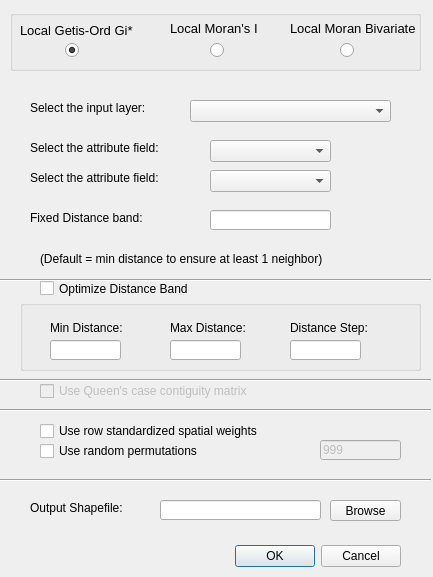
<?xml version="1.0" encoding="UTF-8"?>
<ui version="4.0">
 <class>HotspotAnalysisDialogBase</class>
 <widget class="QDialog" name="HotspotAnalysisDialogBase">
  <property name="geometry">
   <rect>
    <x>0</x>
    <y>0</y>
    <width>433</width>
    <height>577</height>
   </rect>
  </property>
  <property name="windowTitle">
   <string>Hotspot Analysis</string>
  </property>
  <widget class="QDialogButtonBox" name="button_box">
   <property name="geometry">
    <rect>
     <x>60</x>
     <y>540</y>
     <width>341</width>
     <height>32</height>
    </rect>
   </property>
   <property name="font">
    <font>
     <family>Arial</family>
     <pointsize>9</pointsize>
    </font>
   </property>
   <property name="orientation">
    <enum>Qt::Horizontal</enum>
   </property>
   <property name="standardButtons">
    <set>QDialogButtonBox::Cancel|QDialogButtonBox::Ok</set>
   </property>
  </widget>
  <widget class="QLineEdit" name="lineEditThreshold">
   <property name="enabled">
    <bool>true</bool>
   </property>
   <property name="geometry">
    <rect>
     <x>210</x>
     <y>210</y>
     <width>121</width>
     <height>20</height>
    </rect>
   </property>
   <property name="font">
    <font>
     <family>Arial</family>
     <pointsize>9</pointsize>
    </font>
   </property>
  </widget>
  <widget class="QComboBox" name="comboBox">
   <property name="geometry">
    <rect>
     <x>190</x>
     <y>100</y>
     <width>201</width>
     <height>22</height>
    </rect>
   </property>
   <property name="font">
    <font>
     <family>Arial</family>
     <pointsize>9</pointsize>
    </font>
   </property>
  </widget>
  <widget class="QLabel" name="label">
   <property name="geometry">
    <rect>
     <x>30</x>
     <y>140</y>
     <width>181</width>
     <height>16</height>
    </rect>
   </property>
   <property name="font">
    <font>
     <family>Arial</family>
     <pointsize>9</pointsize>
    </font>
   </property>
   <property name="text">
    <string>Select the attribute field:</string>
   </property>
  </widget>
  <widget class="QLabel" name="label_3">
   <property name="geometry">
    <rect>
     <x>30</x>
     <y>500</y>
     <width>131</width>
     <height>16</height>
    </rect>
   </property>
   <property name="font">
    <font>
     <family>Arial</family>
     <pointsize>9</pointsize>
    </font>
   </property>
   <property name="text">
    <string>Output Shapefile:</string>
   </property>
  </widget>
  <widget class="QLabel" name="label_threshold">
   <property name="geometry">
    <rect>
     <x>30</x>
     <y>210</y>
     <width>161</width>
     <height>16</height>
    </rect>
   </property>
   <property name="font">
    <font>
     <family>Arial</family>
     <pointsize>9</pointsize>
    </font>
   </property>
   <property name="text">
    <string>Fixed Distance band:</string>
   </property>
  </widget>
  <widget class="QPushButton" name="pushButton">
   <property name="geometry">
    <rect>
     <x>330</x>
     <y>500</y>
     <width>71</width>
     <height>21</height>
    </rect>
   </property>
   <property name="font">
    <font>
     <family>Arial</family>
     <pointsize>9</pointsize>
    </font>
   </property>
   <property name="text">
    <string>Browse</string>
   </property>
  </widget>
  <widget class="QComboBox" name="comboBox_C">
   <property name="geometry">
    <rect>
     <x>210</x>
     <y>140</y>
     <width>121</width>
     <height>22</height>
    </rect>
   </property>
   <property name="font">
    <font>
     <family>Arial</family>
     <pointsize>9</pointsize>
    </font>
   </property>
  </widget>
  <widget class="QCheckBox" name="checkBox_optimizeDistance">
   <property name="enabled">
    <bool>true</bool>
   </property>
   <property name="geometry">
    <rect>
     <x>40</x>
     <y>280</y>
     <width>211</width>
     <height>17</height>
    </rect>
   </property>
   <property name="font">
    <font>
     <family>Arial</family>
     <pointsize>9</pointsize>
    </font>
   </property>
   <property name="layoutDirection">
    <enum>Qt::LeftToRight</enum>
   </property>
   <property name="text">
    <string>Optimize Distance Band</string>
   </property>
  </widget>
  <widget class="QLabel" name="layer_label">
   <property name="geometry">
    <rect>
     <x>30</x>
     <y>100</y>
     <width>161</width>
     <height>16</height>
    </rect>
   </property>
   <property name="font">
    <font>
     <family>Arial</family>
     <pointsize>9</pointsize>
    </font>
   </property>
   <property name="text">
    <string>Select the input layer:</string>
   </property>
  </widget>
  <widget class="QGroupBox" name="groupBox">
   <property name="geometry">
    <rect>
     <x>20</x>
     <y>300</y>
     <width>401</width>
     <height>71</height>
    </rect>
   </property>
   <property name="font">
    <font>
     <family>Arial</family>
     <pointsize>9</pointsize>
    </font>
   </property>
   <property name="title">
    <string/>
   </property>
   <widget class="QLabel" name="label_7">
    <property name="geometry">
     <rect>
      <x>30</x>
      <y>20</y>
      <width>91</width>
      <height>16</height>
     </rect>
    </property>
    <property name="font">
     <font>
      <family>Arial</family>
      <pointsize>9</pointsize>
     </font>
    </property>
    <property name="text">
     <string>Min Distance:</string>
    </property>
   </widget>
   <widget class="QLineEdit" name="lineEdit_dist">
    <property name="geometry">
     <rect>
      <x>270</x>
      <y>40</y>
      <width>71</width>
      <height>20</height>
     </rect>
    </property>
    <property name="font">
     <font>
      <family>Arial</family>
      <pointsize>9</pointsize>
     </font>
    </property>
   </widget>
   <widget class="QLabel" name="label_9">
    <property name="geometry">
     <rect>
      <x>150</x>
      <y>20</y>
      <width>101</width>
      <height>16</height>
     </rect>
    </property>
    <property name="font">
     <font>
      <family>Arial</family>
      <pointsize>9</pointsize>
     </font>
    </property>
    <property name="text">
     <string>Max Distance:</string>
    </property>
   </widget>
   <widget class="QLabel" name="label_8">
    <property name="geometry">
     <rect>
      <x>270</x>
      <y>20</y>
      <width>101</width>
      <height>16</height>
     </rect>
    </property>
    <property name="font">
     <font>
      <family>Arial</family>
      <pointsize>9</pointsize>
     </font>
    </property>
    <property name="text">
     <string>Distance Step:</string>
    </property>
   </widget>
   <widget class="QLineEdit" name="lineEdit_minT">
    <property name="geometry">
     <rect>
      <x>30</x>
      <y>40</y>
      <width>71</width>
      <height>20</height>
     </rect>
    </property>
    <property name="font">
     <font>
      <family>Arial</family>
      <pointsize>9</pointsize>
     </font>
    </property>
   </widget>
   <widget class="QLineEdit" name="lineEdit_maxT">
    <property name="geometry">
     <rect>
      <x>150</x>
      <y>40</y>
      <width>71</width>
      <height>20</height>
     </rect>
    </property>
    <property name="font">
     <font>
      <family>Arial</family>
      <pointsize>9</pointsize>
     </font>
    </property>
   </widget>
  </widget>
  <widget class="QLineEdit" name="lineEdit">
   <property name="geometry">
    <rect>
     <x>160</x>
     <y>500</y>
     <width>161</width>
     <height>20</height>
    </rect>
   </property>
   <property name="font">
    <font>
     <family>Arial</family>
     <pointsize>9</pointsize>
    </font>
   </property>
  </widget>
  <widget class="QLabel" name="label_2">
   <property name="geometry">
    <rect>
     <x>40</x>
     <y>250</y>
     <width>361</width>
     <height>17</height>
    </rect>
   </property>
   <property name="font">
    <font>
     <family>Arial</family>
     <pointsize>9</pointsize>
     <weight>50</weight>
     <italic>false</italic>
     <bold>false</bold>
    </font>
   </property>
   <property name="text">
    <string>(Default = min distance to ensure at least 1 neighbor)</string>
   </property>
  </widget>
  <widget class="Line" name="line">
   <property name="geometry">
    <rect>
     <x>0</x>
     <y>270</y>
     <width>431</width>
     <height>20</height>
    </rect>
   </property>
   <property name="font">
    <font>
     <family>Arial</family>
     <pointsize>9</pointsize>
    </font>
   </property>
   <property name="orientation">
    <enum>Qt::Horizontal</enum>
   </property>
  </widget>
  <widget class="Line" name="line_2">
   <property name="geometry">
    <rect>
     <x>0</x>
     <y>370</y>
     <width>431</width>
     <height>20</height>
    </rect>
   </property>
   <property name="font">
    <font>
     <family>Arial</family>
     <pointsize>9</pointsize>
    </font>
   </property>
   <property name="orientation">
    <enum>Qt::Horizontal</enum>
   </property>
  </widget>
  <widget class="Line" name="line_3">
   <property name="geometry">
    <rect>
     <x>0</x>
     <y>470</y>
     <width>431</width>
     <height>20</height>
    </rect>
   </property>
   <property name="font">
    <font>
     <family>Arial</family>
     <pointsize>9</pointsize>
    </font>
   </property>
   <property name="orientation">
    <enum>Qt::Horizontal</enum>
   </property>
  </widget>
  <widget class="QCheckBox" name="checkBox_rowStandard">
   <property name="geometry">
    <rect>
     <x>40</x>
     <y>420</y>
     <width>301</width>
     <height>22</height>
    </rect>
   </property>
   <property name="font">
    <font>
     <family>Arial</family>
     <pointsize>9</pointsize>
    </font>
   </property>
   <property name="text">
    <string>Use row standardized spatial weights</string>
   </property>
  </widget>
  <widget class="QCheckBox" name="checkBox_randomPerm">
   <property name="geometry">
    <rect>
     <x>40</x>
     <y>440</y>
     <width>271</width>
     <height>22</height>
    </rect>
   </property>
   <property name="font">
    <font>
     <family>Arial</family>
     <pointsize>9</pointsize>
    </font>
   </property>
   <property name="text">
    <string>Use random permutations</string>
   </property>
  </widget>
  <widget class="QCheckBox" name="checkBox_queen">
   <property name="enabled">
    <bool>false</bool>
   </property>
   <property name="geometry">
    <rect>
     <x>40</x>
     <y>380</y>
     <width>301</width>
     <height>22</height>
    </rect>
   </property>
   <property name="font">
    <font>
     <family>Arial</family>
     <pointsize>9</pointsize>
    </font>
   </property>
   <property name="text">
    <string>Use Queen's case contiguity matrix</string>
   </property>
  </widget>
  <widget class="Line" name="line_4">
   <property name="geometry">
    <rect>
     <x>0</x>
     <y>400</y>
     <width>431</width>
     <height>20</height>
    </rect>
   </property>
   <property name="font">
    <font>
     <family>Arial</family>
     <pointsize>9</pointsize>
    </font>
   </property>
   <property name="orientation">
    <enum>Qt::Horizontal</enum>
   </property>
  </widget>
  <widget class="QLineEdit" name="lineEdit_random">
   <property name="enabled">
    <bool>false</bool>
   </property>
   <property name="geometry">
    <rect>
     <x>320</x>
     <y>440</y>
     <width>81</width>
     <height>20</height>
    </rect>
   </property>
   <property name="font">
    <font>
     <family>Arial</family>
     <pointsize>9</pointsize>
    </font>
   </property>
   <property name="text">
    <string>999</string>
   </property>
  </widget>
  <widget class="QLabel" name="label_4">
   <property name="geometry">
    <rect>
     <x>30</x>
     <y>170</y>
     <width>181</width>
     <height>16</height>
    </rect>
   </property>
   <property name="font">
    <font>
     <family>Arial</family>
     <pointsize>9</pointsize>
    </font>
   </property>
   <property name="text">
    <string>Select the attribute field:</string>
   </property>
  </widget>
  <widget class="QComboBox" name="comboBox_C_2">
   <property name="enabled">
    <bool>true</bool>
   </property>
   <property name="geometry">
    <rect>
     <x>210</x>
     <y>170</y>
     <width>121</width>
     <height>22</height>
    </rect>
   </property>
   <property name="font">
    <font>
     <family>Arial</family>
     <pointsize>9</pointsize>
    </font>
   </property>
  </widget>
  <widget class="QGroupBox" name="groupBox_2">
   <property name="geometry">
    <rect>
     <x>10</x>
     <y>10</y>
     <width>411</width>
     <height>61</height>
    </rect>
   </property>
   <property name="title">
    <string/>
   </property>
   <widget class="QRadioButton" name="checkBox_moran">
    <property name="geometry">
     <rect>
      <x>200</x>
      <y>30</y>
      <width>21</width>
      <height>21</height>
     </rect>
    </property>
    <property name="text">
     <string/>
    </property>
   </widget>
   <widget class="QRadioButton" name="checkBox_moranBi">
    <property name="geometry">
     <rect>
      <x>330</x>
      <y>30</y>
      <width>21</width>
      <height>21</height>
     </rect>
    </property>
    <property name="text">
     <string/>
    </property>
   </widget>
   <widget class="QRadioButton" name="checkBox_gi">
    <property name="geometry">
     <rect>
      <x>55</x>
      <y>30</y>
      <width>21</width>
      <height>20</height>
     </rect>
    </property>
    <property name="text">
     <string/>
    </property>
    <property name="checked">
     <bool>true</bool>
    </property>
   </widget>
   <widget class="QLabel" name="label_5">
    <property name="geometry">
     <rect>
      <x>10</x>
      <y>10</y>
      <width>151</width>
      <height>20</height>
     </rect>
    </property>
    <property name="font">
     <font>
      <family>Arial</family>
      <pointsize>10</pointsize>
      <weight>50</weight>
      <italic>false</italic>
      <bold>false</bold>
     </font>
    </property>
    <property name="text">
     <string>Local Getis-Ord Gi*</string>
    </property>
   </widget>
   <widget class="QLabel" name="label_6">
    <property name="geometry">
     <rect>
      <x>160</x>
      <y>10</y>
      <width>121</width>
      <height>17</height>
     </rect>
    </property>
    <property name="font">
     <font>
      <family>Arial</family>
      <pointsize>10</pointsize>
      <weight>50</weight>
      <italic>false</italic>
      <bold>false</bold>
     </font>
    </property>
    <property name="text">
     <string>Local Moran's I</string>
    </property>
   </widget>
   <widget class="QLabel" name="label_10">
    <property name="geometry">
     <rect>
      <x>280</x>
      <y>10</y>
      <width>131</width>
      <height>17</height>
     </rect>
    </property>
    <property name="font">
     <font>
      <family>Arial</family>
      <pointsize>10</pointsize>
      <weight>50</weight>
      <italic>false</italic>
      <bold>false</bold>
     </font>
    </property>
    <property name="text">
     <string>Local Moran Bivariate</string>
    </property>
   </widget>
  </widget>
 </widget>
 <resources/>
 <connections>
  <connection>
   <sender>button_box</sender>
   <signal>accepted()</signal>
   <receiver>HotspotAnalysisDialogBase</receiver>
   <slot>accept()</slot>
   <hints>
    <hint type="sourcelabel">
     <x>20</x>
     <y>20</y>
    </hint>
    <hint type="destinationlabel">
     <x>20</x>
     <y>20</y>
    </hint>
   </hints>
  </connection>
  <connection>
   <sender>button_box</sender>
   <signal>rejected()</signal>
   <receiver>HotspotAnalysisDialogBase</receiver>
   <slot>reject()</slot>
   <hints>
    <hint type="sourcelabel">
     <x>20</x>
     <y>20</y>
    </hint>
    <hint type="destinationlabel">
     <x>20</x>
     <y>20</y>
    </hint>
   </hints>
  </connection>
 </connections>
</ui>
